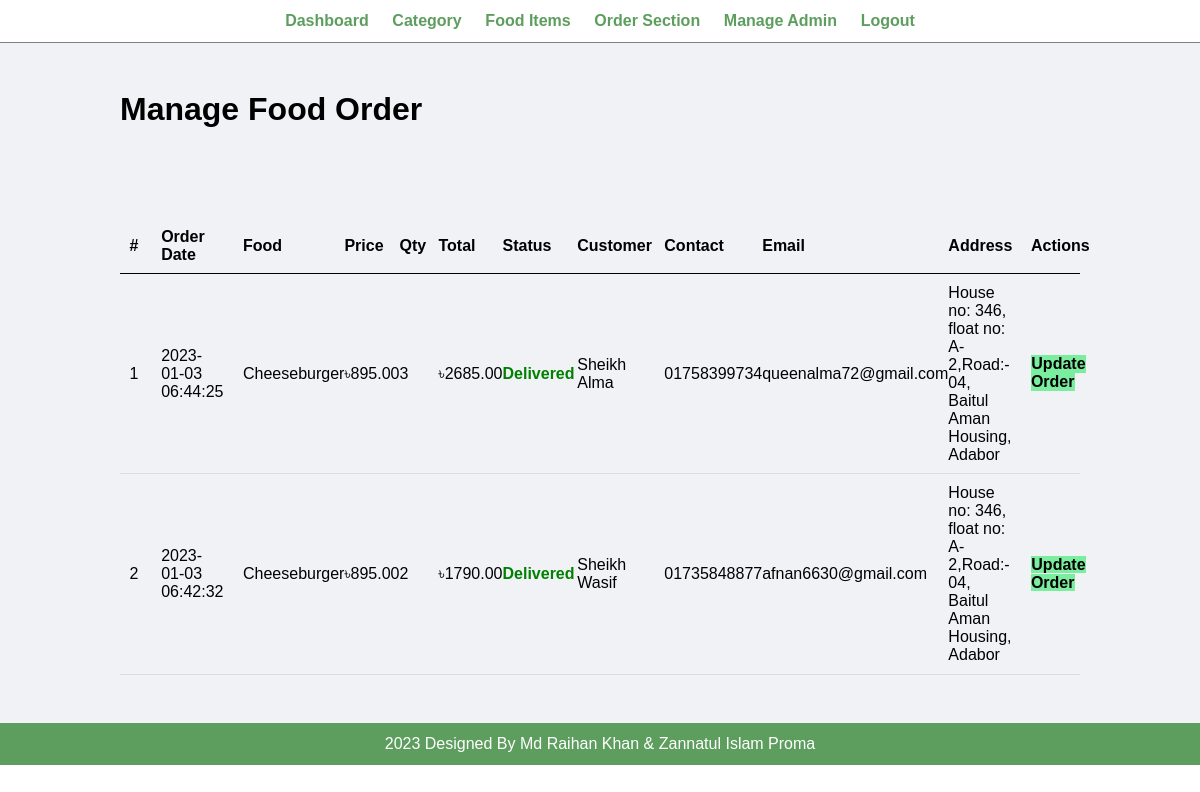
Page /admin/manage-order.php (signed in) on the committed database.
### tables this page shows
CREATE TABLE `tbl_order` (
  `id` int(10) UNSIGNED NOT NULL,
  `food` varchar(150) NOT NULL,
  `price` decimal(10,2) NOT NULL,
  `qty` int(11) NOT NULL,
  `total` decimal(10,2) NOT NULL,
  `order_date` datetime NOT NULL,
  `status` varchar(50) NOT NULL,
  `customer_name` varchar(150) NOT NULL,
  `customer_contact` varchar(20) NOT NULL,
  `customer_email` varchar(150) NOT NULL,
  `customer_address` varchar(255) NOT NULL
);

### admin/manage-order.php (the view, shortened to what this page needs)
<?php include('partials/menu.php'); ?>
<div class="main-content">
    <div class="wrapper">
        <h1>Manage Food Order</h1>
                <br /><br /><br />
                <br><br>
                <table class="tbl-full">
                    <tr>
                        <th width="5%">#</th>
                        <th width="10%">Order Date</th>
                        <th width="10%">Food</th>
                        <th width="5%">Price</th>
                        <th width="5%">Qty</th>
                        <th width="6%">Total</th>
                        <th width="8%">Status</th>
                        <th width="10%">Customer</th>
                        <th width="10%">Contact</th>
                        <th width="15%">Email</th>
                        <th width="10%">Address</th>
                        <th>Actions</th>
                    </tr>
                    <?php
                        $sql = "SELECT * FROM tbl_order ORDER BY id DESC";
                        $res = mysqli_query($conn, $sql);
                        $count = mysqli_num_rows($res);
                        $sn = 1;
                        if($count>0)
                        {
                            while($row=mysqli_fetch_assoc($res))
                            {
                                $id = $row['id'];
                                $food = $row['food'];
                                $price = $row['price'];
                                $qty = $row['qty'];
                                $total = $row['total'];
                                $order_date = $row['order_date'];
                                $status = $row['status'];
                                $customer_name = $row['customer_name'];
                                $customer_contact = $row['customer_contact'];
                                $customer_email = $row['customer_email'];
                                $customer_address = $row['customer_address'];
                                ?>
                                    <tr>
                                        <td><?php echo $sn++; ?> </td>
                                        <td><?php echo $order_date; ?></td>
                                        <td><?php echo $food; ?></td>
                                        <td><?php echo '৳'.$price; ?></td>
                                        <td><?php echo $qty; ?></td>
                                        <td><?php echo '৳'.$total; ?></td>
                                        <td>
                                            <?php
                                                if($status=="Ordered")
                                                {
                                                    echo "<label style='color: blue;'>$status</label>";
                                                }
                                                elseif($status=="On Delivery")
                                                {
                                                    echo "<label style='color: orange;'>$status</label>";
                                                }
                                                elseif($status=="Delivered")
                                                {
                                                    echo "<label style='color: green;'><b>$status</b></label>";
                                                }
                                                elseif($status=="Cancelled")
                                                {
                                                    echo "<label style='color: red;'>$status</label>";
                                                }
                                            ?>
                                        </td>
                                        <td><?php echo $customer_name; ?></td>
                                        <td><?php echo $customer_contact; ?></td>
                                        <td><?php echo $customer_email; ?></td>
                                        <td><?php echo $customer_address; ?></td>
                                        <td>
                                            <a href="<?php echo SITEURL; ?>admin/update-order.php?id=<?php echo $id; ?>" class="btn-secondary">Update Order</a>
                                        </td>
                                    </tr>
                                <?php
                            }
                        }
                        else
                        {
                            echo "<tr><td colspan='12' class='error'>Orders not Available</td></tr>";
                        }
                    ?>
                </table>
    </div>
</div>
<?php include('partials/footer.php'); ?>

### css/admin.css (style rules this page uses)
* { margin: 0; padding: 0; font-family: Arial, Helvetica, sans-serif; }
.wrapper { padding: 1%; width: 80%; margin: 0 auto; }
.tbl-full { width: 100%; }
table { border-collapse: collapse; width: 100%; }
th, td { padding: 8px; text-align: left; border-bottom: 1px solid #ddd; }
table tr th { border-bottom: 1px solid black; padding: 1%; text-align: left; }
table tr td { padding: 1%; }
.btn-secondary { background-color: #7bed9f; padding: 1%; color: black; text-decoration: none; font-weight: bold; }
.main-content { background-color: #f1f2f6; padding: 3% 0; }

### rows in the picture
tbl_order: order_date "2023-01-03 06:44:25", food "Cheeseburger", price "895.00", qty "3", total "2685.00", status "Delivered", customer_name "Sheikh Alma", customer_contact "01758399734", customer_email "queenalma72@gmail.com", customer_address "House no: 346, float no: A-2,Road:- 04, Baitul Aman Housing, Adabor"
tbl_order: order_date "2023-01-03 06:42:32", food "Cheeseburger", price "895.00", qty "2", total "1790.00", status "Delivered", customer_name "Sheikh Wasif", customer_contact "01735848877", customer_email "afnan6630@gmail.com", customer_address "House no: 346, float no: A-2,Road:- 04, Baitul Aman Housing, Adabor"
